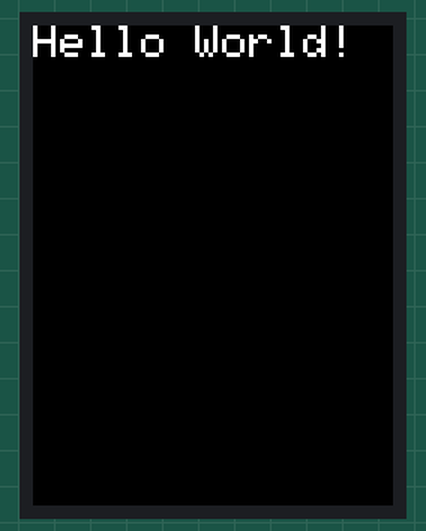
The sketch below on a simulated Arduino Uno, built with avr-gcc and run on an emulated ATmega328P. On the bench: 240×320 colour display.

Above: at 0.3 s.

The sketch:

ControlPantalla.ino
```cpp
#include "Adafruit_GFX.h"
#include "Adafruit_ILI9341.h"

#define TFT_DC 9
#define TFT_CS 10
#define TFT_RST 8
#define TFT_MISO 12
#define TFT_MOSI 11
#define TFT_CLK 13

uint16_t colorTexto = ILI9341_WHITE, colorFondo = ILI9341_BLACK;

Adafruit_ILI9341 tft = Adafruit_ILI9341(TFT_CS, TFT_DC, TFT_MOSI, TFT_CLK, TFT_RST, TFT_MISO);

void setup() {
  Serial.begin(9600);
  tft.begin();
  tft.fillScreen(colorFondo);
  tft.setCursor(0, 0);
  tft.setTextColor(colorTexto);  tft.setTextSize(3);
}

void loop(void) {
  tft.println("Hello World!");
  delay(2000);
  BorrarCadena(0, 0, "Hello World!");
  tft.println("Prueba 1");
  delay(5000);
  BorrarCadena(0, 0, "Prueba 1");
}

void BorrarCadena(int x, int y, String texto){
  tft.setTextColor(colorFondo);
  tft.setCursor(x, y);
  tft.println(texto);
  tft.setTextColor(colorTexto);
  tft.setCursor(x, y);
}

void EscribirCadena(int x, int y, String texto){
  tft.setTextColor(colorTexto);
  tft.setCursor(x, y);
  tft.println(texto);
}
```
